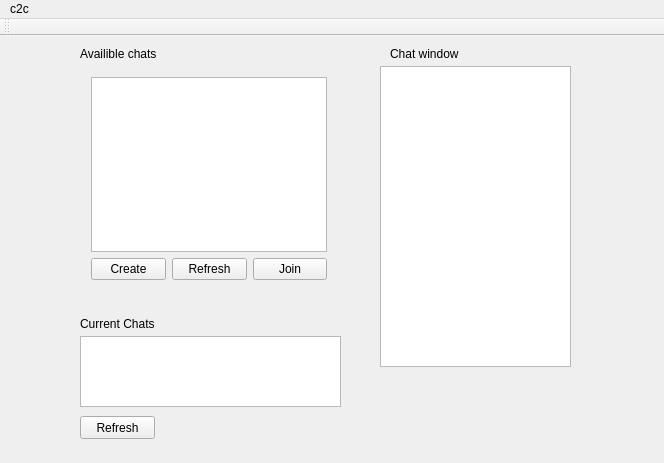
<?xml version="1.0" encoding="UTF-8"?>
<ui version="4.0">
 <class>Trial</class>
 <widget class="QMainWindow" name="Trial">
  <property name="geometry">
   <rect>
    <x>0</x>
    <y>0</y>
    <width>664</width>
    <height>463</height>
   </rect>
  </property>
  <property name="windowTitle">
   <string>Trial</string>
  </property>
  <widget class="QWidget" name="centralWidget">
   <widget class="QTextEdit" name="textEdit_3">
    <property name="geometry">
     <rect>
      <x>380</x>
      <y>30</y>
      <width>191</width>
      <height>301</height>
     </rect>
    </property>
   </widget>
   <widget class="QLabel" name="label">
    <property name="geometry">
     <rect>
      <x>80</x>
      <y>10</y>
      <width>111</width>
      <height>16</height>
     </rect>
    </property>
    <property name="text">
     <string>Availible chats</string>
    </property>
   </widget>
   <widget class="QLabel" name="label_2">
    <property name="geometry">
     <rect>
      <x>390</x>
      <y>10</y>
      <width>141</width>
      <height>16</height>
     </rect>
    </property>
    <property name="text">
     <string>Chat window</string>
    </property>
   </widget>
   <widget class="QLabel" name="label_3">
    <property name="geometry">
     <rect>
      <x>80</x>
      <y>280</y>
      <width>81</width>
      <height>16</height>
     </rect>
    </property>
    <property name="text">
     <string>Current Chats</string>
    </property>
   </widget>
   <widget class="QTextEdit" name="textEdit_2">
    <property name="geometry">
     <rect>
      <x>80</x>
      <y>300</y>
      <width>261</width>
      <height>71</height>
     </rect>
    </property>
   </widget>
   <widget class="QPushButton" name="pushButton_4">
    <property name="geometry">
     <rect>
      <x>80</x>
      <y>380</y>
      <width>75</width>
      <height>23</height>
     </rect>
    </property>
    <property name="text">
     <string>Refresh</string>
    </property>
   </widget>
   <widget class="QWidget" name="">
    <property name="geometry">
     <rect>
      <x>80</x>
      <y>30</y>
      <width>258</width>
      <height>225</height>
     </rect>
    </property>
    <layout class="QVBoxLayout" name="verticalLayout">
     <item>
      <widget class="QTextEdit" name="textEdit"/>
     </item>
     <item>
      <layout class="QHBoxLayout" name="horizontalLayout">
       <item>
        <widget class="QPushButton" name="pushButton">
         <property name="text">
          <string>Create</string>
         </property>
        </widget>
       </item>
       <item>
        <widget class="QPushButton" name="pushButton_2">
         <property name="text">
          <string>Refresh</string>
         </property>
        </widget>
       </item>
       <item>
        <widget class="QPushButton" name="pushButton_3">
         <property name="text">
          <string>Join</string>
         </property>
        </widget>
       </item>
      </layout>
     </item>
    </layout>
   </widget>
   <zorder>pushButton</zorder>
   <zorder>lineEdit</zorder>
   <zorder>textEdit</zorder>
   <zorder>textEdit</zorder>
   <zorder>pushButton</zorder>
   <zorder>pushButton_2</zorder>
   <zorder>pushButton_3</zorder>
   <zorder>textEdit</zorder>
   <zorder>textEdit_2</zorder>
   <zorder>pushButton_4</zorder>
   <zorder>textEdit_3</zorder>
   <zorder>label</zorder>
   <zorder>label_2</zorder>
   <zorder>label_3</zorder>
   <zorder>pushButton</zorder>
   <zorder>pushButton_2</zorder>
   <zorder>pushButton_3</zorder>
   <zorder>textEdit</zorder>
   <zorder>textEdit_2</zorder>
   <zorder>pushButton_4</zorder>
  </widget>
  <widget class="QMenuBar" name="menuBar">
   <property name="geometry">
    <rect>
     <x>0</x>
     <y>0</y>
     <width>664</width>
     <height>21</height>
    </rect>
   </property>
   <widget class="QMenu" name="menuC2c">
    <property name="title">
     <string>c2c</string>
    </property>
    <addaction name="actionLogin"/>
   </widget>
   <addaction name="menuC2c"/>
  </widget>
  <widget class="QToolBar" name="mainToolBar">
   <attribute name="toolBarArea">
    <enum>TopToolBarArea</enum>
   </attribute>
   <attribute name="toolBarBreak">
    <bool>false</bool>
   </attribute>
  </widget>
  <action name="actionLogin">
   <property name="text">
    <string>Login</string>
   </property>
  </action>
 </widget>
 <layoutdefault spacing="6" margin="11"/>
 <resources/>
 <connections/>
</ui>
